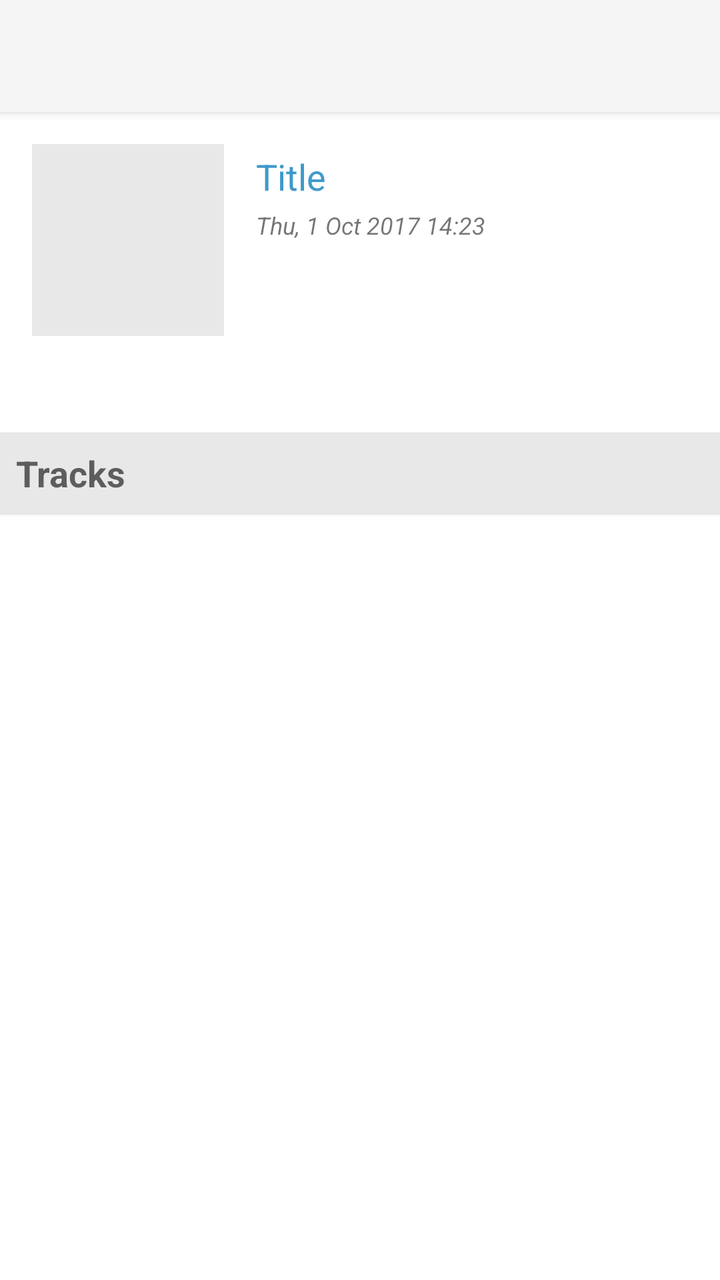
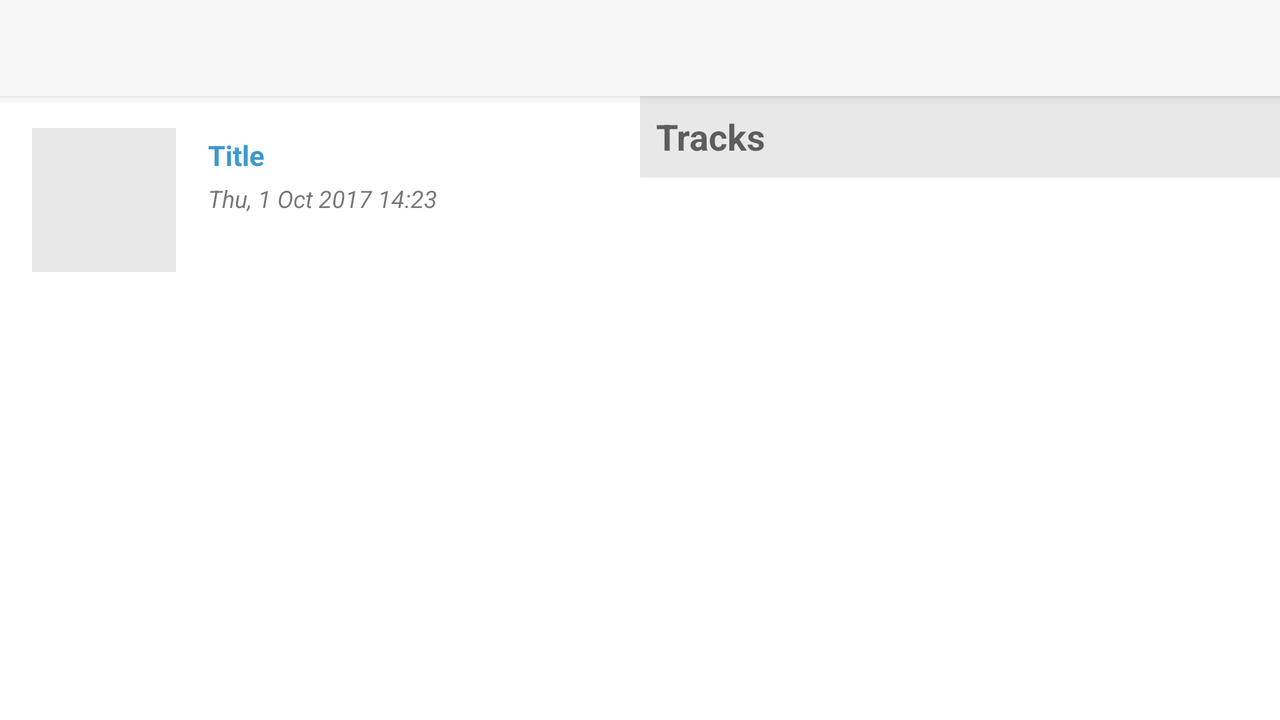

One screen, two layout resources from the same app: the default and the repository's alternative for another configuration. Each is rendered where Android would select it; the XML of both is given below.
<!-- AndroidManifest.xml: activity theme ThemeBookDetail -->
<!-- res/layout/activity_book_detail.xml -->
<?xml version="1.0" encoding="utf-8"?>
<RelativeLayout xmlns:android="http://schemas.android.com/apk/res/android"
    xmlns:app="http://schemas.android.com/apk/res-auto"
    xmlns:tools="http://schemas.android.com/tools"
    android:layout_width="match_parent"
    android:layout_height="match_parent"
    tools:context="com.cee.cvox.BookDetailActivity">

    <FrameLayout
        android:id="@+id/activity_book_detail_progress"
        android:layout_width="match_parent"
        android:layout_height="match_parent">
    </FrameLayout>

    <LinearLayout
        android:layout_width="match_parent"
        android:layout_height="match_parent"
        android:orientation="vertical">

        <android.support.v7.widget.Toolbar
            android:id="@+id/detailToolbar"
            android:layout_width="match_parent"
            android:layout_height="wrap_content"
            android:layout_alignParentTop="true"
            android:background="?attr/colorPrimary"
            android:elevation="3dp"
            android:minHeight="?attr/actionBarSize" />

        <LinearLayout
            android:id="@+id/llBookLayout"
            android:layout_width="match_parent"
            android:layout_height="wrap_content"
            android:orientation="vertical">

            <LinearLayout
                android:layout_width="match_parent"
                android:layout_height="wrap_content"
                android:orientation="horizontal"
                android:padding="@dimen/card_padding">

                <ImageView
                    android:id="@+id/ivdCover"
                    android:layout_width="96dp"
                    android:layout_height="96dp"
                    android:layout_marginRight="@dimen/card_padding"
                    android:background="@color/colorInactive"
                    android:padding="1dp"/>

                <LinearLayout
                    android:layout_width="match_parent"
                    android:layout_height="wrap_content"
                    android:orientation="vertical">

                    <TextView
                        android:id="@+id/tvdTitle"
                        android:layout_width="match_parent"
                        android:layout_height="wrap_content"
                        android:layout_marginBottom="@dimen/line_spacing"
                        android:layout_marginTop="@dimen/line_spacing"
                        android:text="Title"
                        android:textAppearance="@android:style/TextAppearance.Material.Medium"
                        android:textColor="@color/colorPrimary" />

                    <TextView
                        android:id="@+id/tvdPubdate"
                        android:layout_width="match_parent"
                        android:layout_height="wrap_content"
                        android:text="Thu, 1 Oct 2017 14:23"
                        android:textAppearance="@android:style/TextAppearance.Material.Small"
                        android:textSize="12sp"
                        android:textStyle="italic" />

                    
                </LinearLayout>

            </LinearLayout>

            <TextView
                android:id="@+id/tvdDescription"
                android:layout_width="match_parent"
                android:layout_height="match_parent"
                android:maxLines="6"
                android:paddingBottom="@dimen/card_padding"
                android:paddingEnd="@dimen/card_padding"
                android:paddingStart="@dimen/card_padding"
                android:scrollbars="vertical"
                android:textAppearance="@android:style/TextAppearance.Material.Small"
                android:textSize="12sp" />

        </LinearLayout>

        <TextView
            android:id="@+id/textView5"
            android:layout_width="match_parent"
            android:layout_height="wrap_content"
            android:background="@color/colorInactive"
            android:elevation="1dp"
            android:gravity="center_vertical"
            android:padding="@dimen/card_margin"
            android:text="@string/header_chapters"
            android:textAppearance="@android:style/TextAppearance.Material.Medium"
            android:textStyle="bold" />

        <LinearLayout
            android:layout_width="match_parent"
            android:layout_height="match_parent"
            android:orientation="vertical">

            <ListView
                android:id="@+id/lvdChapters"
                android:layout_width="match_parent"
                android:layout_height="match_parent"
                android:divider="@drawable/list_divider_zero_inset"
                android:dividerHeight="2dp"/>
        </LinearLayout>

    </LinearLayout>
</RelativeLayout>
<!-- resources referenced by this layout -->
<resources>
  <color name="colorInactive">#e8e8e8</color>
  <color name="colorPrimary">#3f99cb</color>
  <dimen name="card_margin">8dp</dimen>
  <dimen name="card_padding">16dp</dimen>
  <dimen name="line_spacing">4dp</dimen>
  <!-- drawable list_divider_zero_inset (drawable) -->
  <?xml version="1.0" encoding="UTF-8"?>
  <inset xmlns:android="http://schemas.android.com/apk/res/android"
      android:insetLeft="0dp"
      android:insetRight="0dp" >
  
      <shape>
          <solid android:color="@color/colorInactive" />
          <corners android:radius="2.0dip" />
      </shape>
  
  </inset>
  <string name="header_chapters">Tracks</string>
  <style name="ThemeBookDetail" parent="Theme.AppCompat.Light.Dialog.Alert">
          <item name="windowActionBar">false</item>
          <item name="windowNoTitle">true</item>
          <item name="android:windowBackground">@drawable/rounded_corner_dialog_background</item>
          <item name="android:windowMinWidthMajor">99%</item>
          <item name="android:windowMinWidthMinor">99%</item>
      </style>
  <!-- drawable rounded_corner_dialog_background (drawable) -->
  <?xml version="1.0" encoding="utf-8"?>
  <shape xmlns:android="http://schemas.android.com/apk/res/android" >
      <corners android:radius="15dp" />
      <solid android:color="#ffffff" />
      
  </shape>
</resources>
<!-- res/layout-land/activity_book_detail.xml (the repository's variant of the layout above) -->
<!-- drawn on the phone turned sideways -->
<?xml version="1.0" encoding="utf-8"?>
<RelativeLayout xmlns:android="http://schemas.android.com/apk/res/android"
    xmlns:app="http://schemas.android.com/apk/res-auto"
    xmlns:tools="http://schemas.android.com/tools"
    android:layout_width="match_parent"
    android:layout_height="match_parent"
    tools:context="com.cee.cvox.BookDetailActivity">
    <FrameLayout
        android:id="@+id/activity_book_detail_progress"
        android:layout_width="match_parent"
        android:layout_height="match_parent">
    </FrameLayout>

    <LinearLayout
        android:layout_width="match_parent"
        android:layout_height="match_parent"
        android:orientation="vertical">

        <android.support.v7.widget.Toolbar
            android:id="@+id/detailToolbar"
            android:layout_width="match_parent"
            android:layout_height="wrap_content"
            android:layout_alignParentTop="true"
            android:background="?attr/colorPrimary"
            android:elevation="3dp"
            android:minHeight="?attr/actionBarSize" />


        <LinearLayout
        android:layout_width="match_parent"
        android:layout_height="match_parent"
        android:orientation="horizontal">

            <LinearLayout
                android:id="@+id/llBookLayout"
                android:layout_width="320dp"
                android:layout_height="match_parent"
                android:orientation="vertical">

                <LinearLayout
                    android:layout_width="match_parent"
                    android:layout_height="wrap_content"
                    android:orientation="horizontal"
                    android:padding="@dimen/card_padding">

                    <ImageView
                        android:id="@+id/ivdCover"
                        android:layout_width="72dp"
                        android:layout_height="72dp"
                        android:layout_marginRight="@dimen/card_padding"
                        android:background="@color/colorInactive"
                        android:padding="1dp"/>

                    <LinearLayout
                        android:layout_width="match_parent"
                        android:layout_height="wrap_content"
                        android:orientation="vertical">

                        <TextView
                            android:id="@+id/tvdTitle"
                            android:layout_width="match_parent"
                            android:layout_height="wrap_content"
                            android:layout_marginBottom="@dimen/line_spacing"
                            android:layout_marginTop="@dimen/line_spacing"
                            android:text="Title"
                            android:textAppearance="@android:style/TextAppearance.Material.Small"
                            android:textColor="@color/colorPrimary"
                            android:textStyle="bold" />

                        <TextView
                            android:id="@+id/tvdPubdate"
                            android:layout_width="match_parent"
                            android:layout_height="wrap_content"
                            android:text="Thu, 1 Oct 2017 14:23"
                            android:textAppearance="@android:style/TextAppearance.Material.Small"
                            android:textSize="12sp"
                            android:textStyle="italic" />

                        
                    </LinearLayout>

                </LinearLayout>

                <TextView
                    android:id="@+id/tvdDescription"
                    android:layout_width="match_parent"
                    android:layout_height="match_parent"
                    android:paddingBottom="@dimen/card_padding"
                    android:paddingEnd="@dimen/card_padding"
                    android:paddingStart="@dimen/card_padding"
                    android:scrollbars="vertical"
                    android:textAppearance="@android:style/TextAppearance.Material.Small"
                    android:textSize="12sp" />

            </LinearLayout>

            <LinearLayout
                android:layout_width="match_parent"
                android:layout_height="match_parent"
                android:orientation="vertical">

                <TextView
                    android:id="@+id/textView5"
                    android:layout_width="match_parent"
                    android:layout_height="wrap_content"
                    android:background="@color/colorInactive"
                    android:elevation="1dp"
                    android:gravity="center_vertical"
                    android:padding="@dimen/card_margin"
                    android:text="@string/header_chapters"
                    android:textAppearance="@android:style/TextAppearance.Material.Medium"
                    android:textStyle="bold" />

                <ListView
                    android:id="@+id/lvdChapters"
                    android:layout_width="match_parent"
                    android:layout_height="match_parent"
                    android:divider="@drawable/list_divider_zero_inset"
                    android:dividerHeight="2dp" />
            </LinearLayout>

        </LinearLayout>
    </LinearLayout>
</RelativeLayout>
